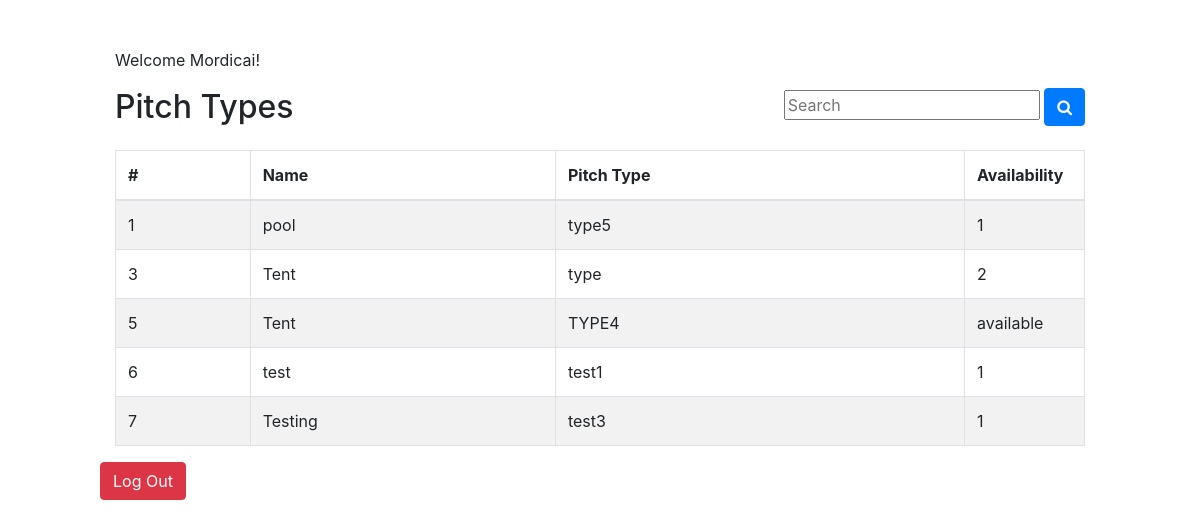
The page /user_page.php (signed in) on the database its author committed.
### tables this page shows
CREATE TABLE `crud_form` (
  `id` int(50) NOT NULL,
  `name` varchar(50) NOT NULL,
  `PitchType` varchar(50) NOT NULL,
  `Availability` varchar(50) NOT NULL
);

### user_page.php (the view, shortened to what this page needs)
<?php
include_once 'config.php';
$search_query = '';
$sql = "SELECT * FROM crud_form";
$result = mysqli_query($conn, $sql);
?>
<!DOCTYPE html>
<html lang="en">
<head>
    <link rel="stylesheet" href="https://stackpath.bootstrapcdn.com/bootstrap/4.5.2/css/bootstrap.min.css">
    <link rel="stylesheet" href="https://maxcdn.bootstrapcdn.com/font-awesome/4.7.0/css/font-awesome.min.css">
</head>
<body>
    <div class="wrapper">
        <div class="container-fluid">
            <div class="row">
                <div class="col-md-12">
                    <div class="mt-5 mb-3 clearfix">
                    <p>Welcome <?php echo $_SESSION['user_name']; ?>!</p>
                        <h2 class="pull-left">Pitch Types</h2>
                        <div class="float-right">
                            <form method="get" action="<?php echo htmlspecialchars($_SERVER['PHP_SELF']); ?>">
                                <input type="text" name="search" placeholder="Search" value="<?php echo $search_query; ?>">
                                <button type="submit" class="btn btn-primary"><i class="fa fa-search"></i></button>
                            </form>
                        </div>
                    </div>
                    <?php if (mysqli_num_rows($result) > 0) { ?>
                        <table class="table table-bordered table-striped">
                            <thead>
                                <tr>
                                    <th>#</th>
                                    <th>Name</th>
                                    <th>Pitch Type</th>
                                    <th>Availability</th>
                                </tr>
                            </thead>
                            <tbody>
                                <?php while($row = mysqli_fetch_array($result)) { ?>
                                    <tr>
                                        <td><?php echo $row['id']; ?></td>
                                        <td><?php echo $row['name']; ?></td>
                                        <td><?php echo $row['PitchType']; ?></td>
                                        <td><?php echo $row['Availability']; ?></td>
                                    </tr>
                                <?php } ?>
                            </tbody>
                        </table>
                    <?php } else { ?>
                        <p>No records found.</p>
                    <?php } ?>
                </div>
                <div>
                    <a href="logout.php" class="btn btn-danger pull-right">Log Out</a>
                </div>
            </div>
        </div>
    </div>
</body>
</html>

### user_page.php (style rules this page uses)
.wrapper { width: 1000px; margin: 0 auto; }
table tr td:last-child { width: 120px; }

### rows shown on the page
crud_form: id "1", name "pool", PitchType "type5", Availability "1"
crud_form: id "3", name "Tent", PitchType "type", Availability "2"
crud_form: id "5", name "Tent", PitchType "TYPE4", Availability "available"
crud_form: id "6", name "test", PitchType "test1", Availability "1"
crud_form: id "7", name "Testing", PitchType "test3", Availability "1"

### other values the page prints
$_SESSION['user_name'] "Mordicai"
